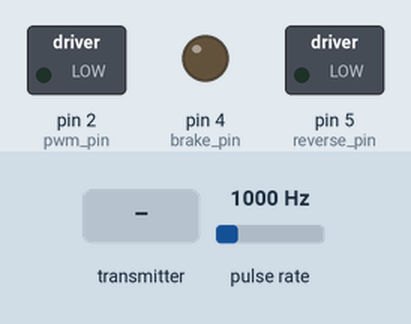
Bench run of a sketch on a simulated Arduino Uno, built with avr-gcc and run on an emulated ATmega328P. Parts: switched loads named in the sketch (green lamp = pin HIGH), output pins drawn as LEDs (lit = HIGH). Wiring (inferred from the names in the program): pulse sensor: data pin 3. The test bench sets the inputs (shaded band); at power-on: pulse rate 1000 Hz. No radio packets arrive unless stated.

Above: at 1.2 s.
1.3 s: the transmitter starts sending PWM = 256
At 3.7 s:
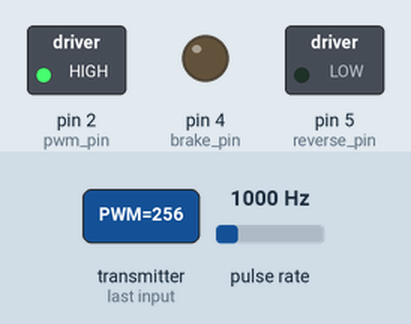
4.0 s: the transmitter starts sending PWM = 0
At 4.4 s:
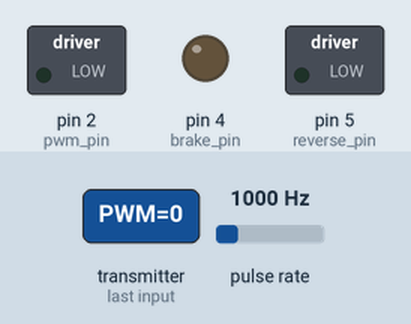
5.5 s: the transmitter starts sending PWM = 512
At 7.0 s:
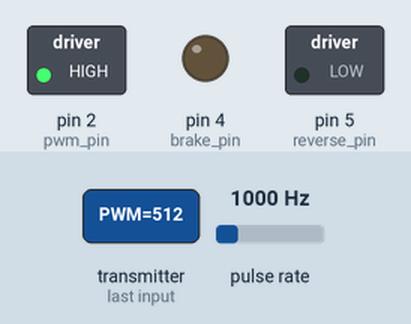
Timing chart, 0 to 8.5 s (numbered marks = the images above; inputs shaded):
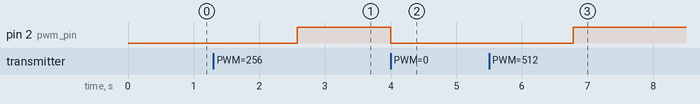

The sketch:

eSkateControl_rev2.ino.ino
```cpp
#include <SPI.h>
#include <nRF24L01.h>
#include <RF24.h>
RF24 radio(7, 8); // CE, CSN
const byte address[6] = "00001";

#define PI 3.1415926535897932384626433832795

//Control State Constants
#define IDLE 0 //When speed is == 0 and PWM Duty Cycle is 0
#define BRAKING 1
#define ACCEL_F 2
#define ACCEL_R 3
#define COAST 4 //When speed is > 0 and PWM Duty Cycle is 0
#define CRUISE 5 //When PWM is maintaining Current Speed > 0

//Command Constants
#define C_NOCOMMAND 0
#define C_BRAKE 1
#define C_FORWARD 2
#define C_BACKWARD 3

bool debug = true; //Serial print toggle

//Hall Motor Control
int pwm_pin = 2;
int hall_pin = 3;
int brake_pin = 4;
int reverse_pin = 5;
float currentPWM = 0; //current PWM duty cycle

//ENCODER
//declaring the variables used for the encoder
float rps; //rev per sec
float rpm; //rev per min
float mph; // miles per hour
volatile byte pulses;
unsigned long timeold; //Encoder speed calc time memory
float wheelSize = 70; //Diameter of wheel for Speed Calc

//Motor Control Runtime
int initPWM = 25; //starting duty cycle with 255 as 100% Duty Cycle
int DEADZONE = 20; //minimum command threshold for PWM 0 - 255
float rampRate = 0.1; //0-255 per milisecond; initial ramp rate 1 per millisecond -> 0 - 100% in .255 sec
float brakeRate = 0.03;
int reverseTime = 3000; //Time the controller wait in brake until reversing in milliseconds

//Control Structure
int state = IDLE; //0-idle,1-braking,2-forward,3-reverse, 4-coast
int command = C_NOCOMMAND; //0-no command, 1-brake, 2-forward, 3-reverse
int timeSince = 0; //time since last PWM write in millisecond
int breakTimer = 0; //brake to reverse timer
int remoteTimer = 0; //remote time since last connection

//Runtime values
int targetSpeed = 0; //target speed 0 - 255 from remote control
int targetBrake = 0; //For low frequency brake pulse
bool ramping = false;
bool reversing = false;
bool brakeOn = false;

void setup() {
  Serial.begin(9600);
  radio.begin();
  radio.openReadingPipe(0, address);
  radio.setPALevel(RF24_PA_MIN);
  radio.startListening();

  pinMode(pwm_pin, OUTPUT);
  pinMode(hall_pin, INPUT);
  pinMode(brake_pin, OUTPUT);
  pinMode(reverse_pin, OUTPUT);

  attachInterrupt(digitalPinToInterrupt(hall_pin),counter,RISING);  //attaching the interrupt and declaring the variables, one of the interrupt pins on Nano is D2, and has to be declared as 0 here
    pulses=0;
    rps=0;
    rpm=0;
    timeold=0;
}

void loop() {

  if (radio.available()) {
    /*char text[32] = "";
    radio.read(&text, sizeof(text));
    Serial.println(text);*/
    int PWM = 0;
    radio.read(&PWM,sizeof(PWM));
    command = getCommand(PWM);

    //Update I/Os
    targetSpeed = PWM; //Write to global scope
    if (reversing) {
      targetSpeed = -PWM;
    }

    //printTargetSpeed();
    remoteTimer = 0;
  } else {
    remoteTimer++;
  }

  //Disconnect remote command when no signal
  if (remoteTimer > 5000) {
    int PWM = 0;
    command = getCommand(PWM);

    //Update I/Os
    targetSpeed = PWM; //Write to global scope
    if (reversing) {
      targetSpeed = -PWM;
    }
  }

  //Execute command regardless of remote control
  state = execCommand(state,command);

  //this part of the code calculates the rpm and rps in a way that every time the
  //magnet passes by the sensor, the time between the pulses is measured and rpm and rps is calculated
  if ((millis()-timeold) > 100) {
    rpm = 60000.0/(millis()-timeold)*pulses / 10; //10 rising edges per revolution
    rps=rpm/60.0;
    mph=rps*60*60*PI*wheelSize*1e-6*0.621371;
    timeold = millis();
    pulses=0;
  }
  if (rps > 0) {
    /*Serial.print("Duty Cycle: ");
    Serial.println(currentPWM/15);
    Serial.print("MPH: ");
    Serial.println(mph);*/
  }
  rps = 0;

  //Update I/Os
  analogWrite(pwm_pin, currentPWM);
  if (state == ACCEL_R) {
    analogWrite(reverse_pin, 255);
  } else {
    analogWrite(reverse_pin, 0);
  }
  if (state == BRAKING && brakeOn == true) {
    analogWrite(brake_pin, 255);
  } else {
    analogWrite(brake_pin, 0);
  }

  //Dev Prints
  //printPWM();
  //printState();
  //printCommand();
  //printSpeed();

  //delay(10);
} //loop ends

int getCommand(int PWM) {
  if (PWM < DEADZONE && PWM > -DEADZONE) {
    return C_NOCOMMAND;
  } else if (PWM > DEADZONE) {
    return C_FORWARD;
  } else if (PWM < -DEADZONE) {
    return C_BRAKE;
  }
}

int execCommand(int state, int command){
  int timeSinceBraking;
  switch (command) {
  case C_NOCOMMAND: //no command
    // statements
    currentPWM = 0;
    targetSpeed = 0;
    reversing = false;
    ramping = false;
    breakTimer = 0;
    brakeOn = false;
    //////////////////////////////
    //Add code to tell if coasting or idle
    return IDLE;
    break;
  case C_BRAKE: //brake
    //Serial.print("breakTimer: ");
    //Serial.println(breakTimer);
    timeSinceBraking = millis() - breakTimer;
    if (timeSinceBraking > reverseTime && breakTimer != 0){
      //Serial.print("reversing: ");
      //Serial.println(timeSinceBraking);
      brakeReverse(targetSpeed);
      brakeOn = false;
      return ACCEL_R;
    }

    //statements
    currentPWM = 0;
    targetSpeed = 0;
    if (breakTimer == 0){
      breakTimer = millis(); //Aggregate time
    }
    pulseBrake(breakTimer);
    return BRAKING;
    break;
  case C_FORWARD: //go forward
    // statements
    if (state == IDLE || state == ACCEL_F) { //if idle or going forward
      //ramping
      goForward(targetSpeed);
    }
    return ACCEL_F;
    break;
  case C_BACKWARD:
    // statements
    breakTimer = 0;
    brakeOn = false;
    brakeReverse(targetSpeed);
    return ACCEL_R;
    break;
  default: //4 - coast
    // statements
    break;
  }
}


void goForward(int targetSpeed) {
  reversing = false;
  brakeOn = false;
  //Ramp PWM duty cycle
    if (ramping) {
      int now = millis();
      currentPWM = currentPWM + (now - timeSince) * rampRate ;
      timeSince = now;
      //when ramped to max Duty Cycle
      if (currentPWM >= targetSpeed) {
        currentPWM = targetSpeed; //Stop the ramping
        ramping = false;
      }
    } else { //initial
      timeSince = millis();
      ramping = true;
      //Serial.println("In here first ramp");
    }
}

void brakeReverse(int targetBrake) {
  //This brake function reverses the motor at increasing duty cycle until brake is released
  //targetSpeed = targetBrake;
  reversing = true;
  //Ramp PWM duty cycle
    if (ramping) {
      int now = millis();
      currentPWM = currentPWM + (now - timeSince) * brakeRate;
      timeSince = now;

      //when ramped to max Duty Cycle
      if (currentPWM >= targetSpeed) {
        //Serial.print(targetSpeed);
        currentPWM = targetSpeed; //Stop the ramping
        ramping = false;
      }
    } else { //initial
      timeSince = millis();
      ramping = true;
      //Serial.println("In here first brake ramp");
    }
}

void pulseBrake(int firstBrakeTriger) {
  int now = millis();
  int sinceFirstBrakeTriger = now - firstBrakeTriger;
  int frequency = 50; //100 milliseconds
  float dutyCycle = 20.00;
  float dwellTime = 0;
  //check ramp value;
  dutyCycle = dutyCycle + brakeRate * sinceFirstBrakeTriger * 1;

  //Calc brake on dwell time.
  dwellTime = (sinceFirstBrakeTriger % frequency) * 100 / frequency ;
  //Serial.print("dwellTime: ");
  //Serial.println(dwellTime);
  if (dwellTime < dutyCycle) {
    //Check if on brake on phase.
    brakeOn = true;
  } else {
    brakeOn = false;
  }
}

//this subprogram will run when interrupt is triggered
void counter()
{
  pulses++; //every time this subprogram runs, the number of pulses is increased by 1
}

//Dev Functions
void printPWM(){
  Serial.print("currentPWM: ");
  Serial.print(currentPWM);
  Serial.print("\n");
}

void printState(){
  Serial.print("state: ");
  Serial.print(state);
  Serial.print("\n");
  Serial.print("ramping: ");
  Serial.println(ramping);
  Serial.print("reversing: ");
  Serial.println(reversing);
  Serial.print("braking: ");
  if (state == BRAKING) {
    Serial.println(true);
  } else {
    Serial.println(false);
  }
}

void printCommand(){
  Serial.print("command: ");
  Serial.print(command);
  Serial.print("\n");
}

void printTargetSpeed(){
  Serial.print("targetSpeed: ");
  Serial.println(targetSpeed);
}

void printSpeed(){
  Serial.print("Current MPH: ");
  Serial.println(mph);
}
```

Measured:
- after the input at 1.3 s, pin 2 (pwm_pin): LOW → HIGH after 1.3 s
- after the input at 4.0 s, pin 2 (pwm_pin): HIGH → LOW at once
- after the input at 5.5 s, pin 2 (pwm_pin): LOW → HIGH after 1.3 s
